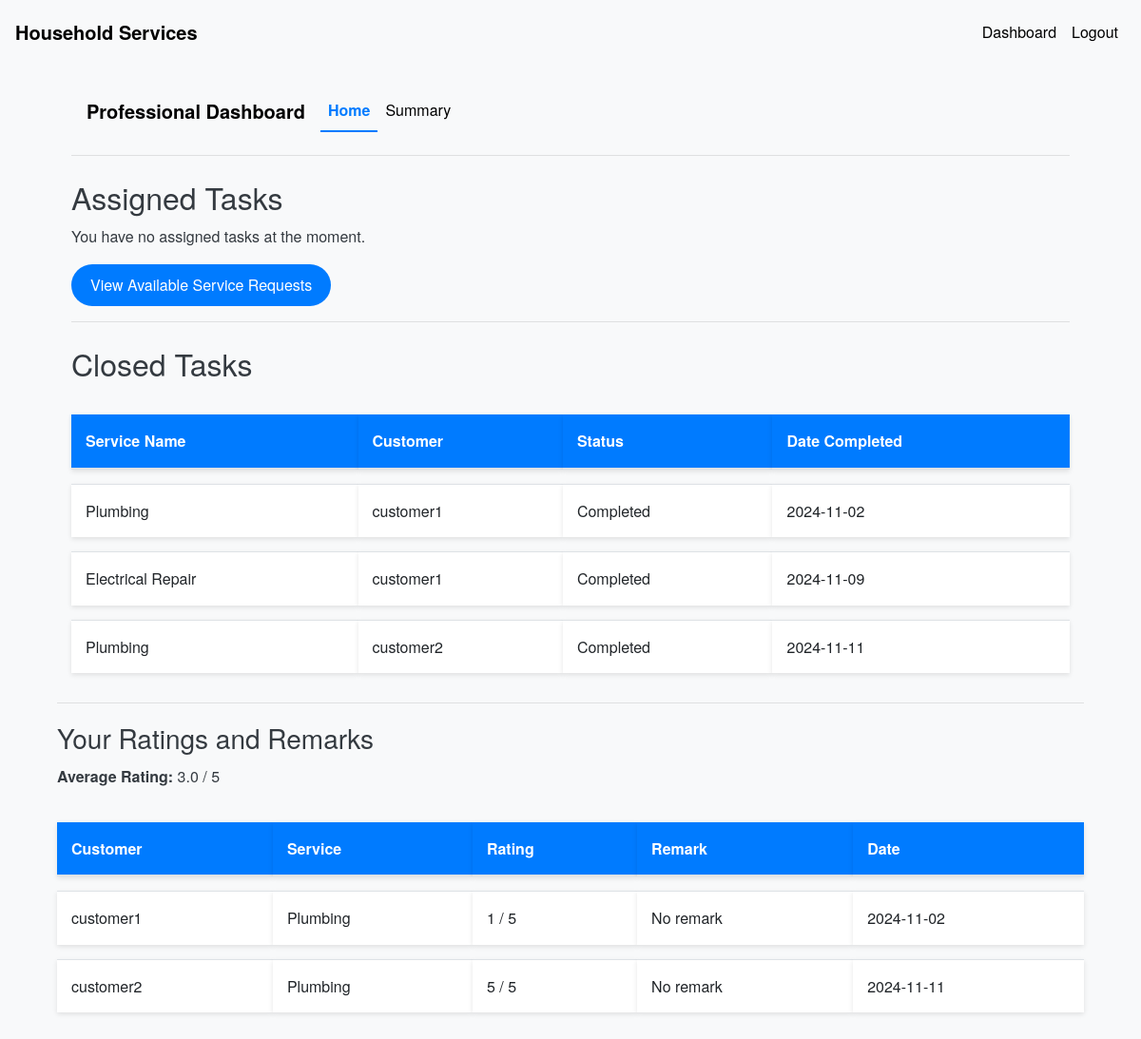
Page /professional_dashboard (signed in) on the earlier database version.
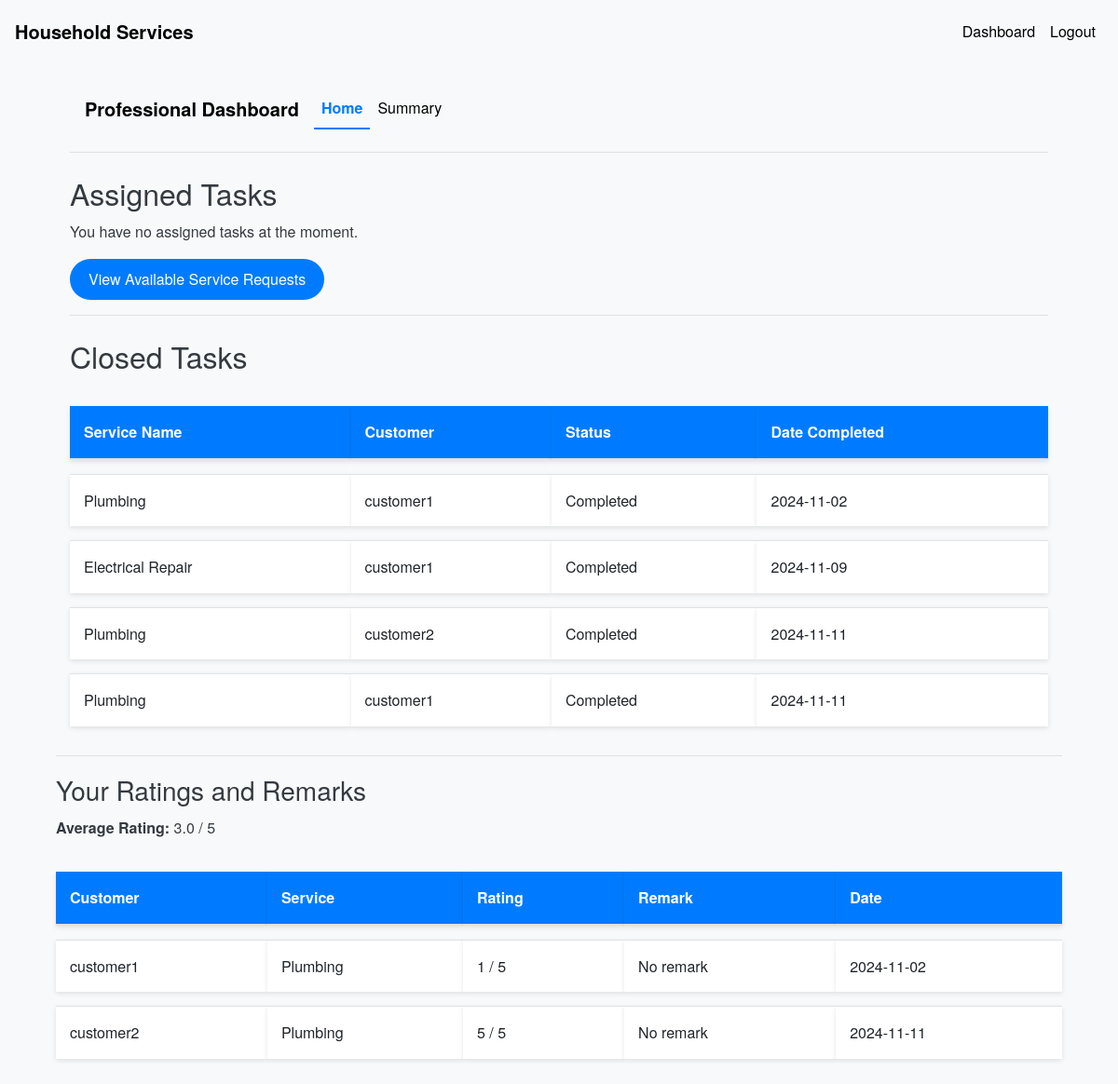
Same page on the later database version.
### models.py (models this page shows, shortened)
class ServiceRequest(db.Model):
    __tablename__ = 'service_requests'
    id = db.Column(db.Integer, primary_key=True)
    service_id = db.Column(db.Integer, db.ForeignKey('services.id'), nullable=False)
    customer_id = db.Column(db.Integer, db.ForeignKey('users.id'), nullable=False)
    professional_id = db.Column(db.Integer, db.ForeignKey('users.id'))
    service_status = db.Column(db.String(20), nullable=False, default='requested')
    service = db.relationship('Service', backref='service_requests')
    date_of_request = db.Column(db.DateTime, default=datetime.utcnow)
    date_of_completion = db.Column(db.DateTime)
    remarks = db.Column(db.Text)
    rating = db.Column(db.Integer)

class Service(db.Model):
    __tablename__ = 'services'
    id = db.Column(db.Integer, nullable =False, primary_key=True)
    name = db.Column(db.String(100), nullable=False)
    base_price = db.Column(db.Float, nullable=False)
    time_required = db.Column(db.Integer, nullable=False)  # in minutes
    description = db.Column(db.Text)

class User(UserMixin, db.Model):
    __tablename__ = 'users'
    id = db.Column(db.Integer, primary_key=True)
    username = db.Column(db.String(100), unique=True, nullable=False)
    password = db.Column(db.String(128), nullable=False)
    role = db.Column(db.String(20), nullable=False)
    is_active = db.Column(db.Boolean, default=True)
    date_created = db.Column(db.DateTime, default=datetime.utcnow)
    date_completed = db.Column(db.DateTime)
    contact_number = db.Column(db.String(15), nullable=True)
    location = db.Column(db.String(255), nullable=True)
    pin_code = db.Column(db.String(10), nullable=True)
    is_approved = db.Column(db.Boolean, default=False)
    service_type = db.Column(db.String(100))
    experience = db.Column(db.Integer)
    resume_filename = db.Column(db.String(200))
    approval_status = db.Column(db.String(50), default='pending')
    customer_service_requests = db.relationship('ServiceRequest', backref='customer', foreign_keys='ServiceRequest.customer_id', lazy='dynamic')
    professional_service_requests = db.relationship('ServiceRequest', backref='professional', foreign_keys='ServiceRequest.professional_id', lazy='dynamic')

### routes.py (the view)
@app.route('/professional_dashboard')
@login_required
def professional_dashboard():
    if current_user.role != 'professional' or current_user.approval_status != 'approved':
        flash('Access denied or account not approved.')
        return redirect(url_for('index'))
    assigned_statuses = ['accepted', 'in_progress']
    assigned_requests = ServiceRequest.query.filter(
        ServiceRequest.professional_id == current_user.id,
        ServiceRequest.service_status.in_(assigned_statuses)
    ).all()
    closed_statuses = ['completed', 'cancelled']
    closed_requests = ServiceRequest.query.filter(
        ServiceRequest.professional_id == current_user.id,
        ServiceRequest.service_status.in_(closed_statuses)
    ).all()
    rated_requests = ServiceRequest.query.filter(
        ServiceRequest.professional_id == current_user.id,
        ServiceRequest.rating.isnot(None)
    ).all()
    average_rating = db.session.query(db.func.avg(ServiceRequest.rating)).filter(
        ServiceRequest.professional_id == current_user.id,
        ServiceRequest.rating.isnot(None)
    ).scalar()
    if average_rating:
        average_rating = round(average_rating, 2)
    for request in assigned_requests:
        request.customer = User.query.get(request.customer_id)
    print(f"Assigned Requests Count: {len(assigned_requests)}")
    for req in assigned_requests:
        print(f"Assigned - ID: {req.id}, Status: {req.service_status}")
    print(f"Closed Requests Count: {len(closed_requests)}")
    for req in closed_requests:
        print(f"Closed - ID: {req.id}, Status: {req.service_status}")
    return render_template(
        'professional_dashboard.html',
        assigned_requests=assigned_requests,
        closed_requests=closed_requests,
        rated_requests=rated_requests,
        average_rating=average_rating
    )

### app.py (called while the page is built)
@login_manager.user_loader
def load_user(user_id):
    return User.query.get(int(user_id))

### templates/professional_dashboard.html (shortened to what this page needs)
{% extends 'base.html' %}
{% block content %}
<div class="container mt-4">
    <div class="container mt-4">
        <nav class="navbar navbar-expand-lg navbar-light bg-light">
            <a class="navbar-brand" href="{{ url_for('professional_dashboard') }}">Professional Dashboard</a>
            <div class="collapse navbar-collapse" id="navbarNav">
                <ul class="navbar-nav">
                    <li class="nav-item {% if request.endpoint == 'professional_dashboard' %}active{% endif %}">
                        <a class="nav-link" href="{{ url_for('professional_dashboard') }}">Home</a>
                    </li>
                    <li class="nav-item {% if request.endpoint == 'professional_summary' %}active{% endif %}">
                        <a class="nav-link" href="{{ url_for('professional_summary') }}">Summary</a>
                    </li>
                </ul>
            </div>
        </nav>
    <hr>
    <h2 class="mt-4">Assigned Tasks</h2>
    {% if assigned_requests %}
    <table class="table table-striped">
        <thead>
            <tr>
                <th>Service Name</th>
                <th>Customer</th>
                <th>Contact Number</th>
                <th>Location</th>
                <th>Pin Code</th>
                <th>Status</th>
                <th>Action</th>
            </tr>
        </thead>
        <tbody>
            {% for request in assigned_requests %}
            <tr>
                <td>{{ request.service.name }}</td>
                <td>{{ request.customer.username }}</td>
                <td>{{ request.customer.contact_number }}</td>
                <td>{{ request.customer.location }}</td>
                <td>{{ request.customer.pin_code }}</td>
                <td>{{ request.service_status.capitalize() }}</td>
                <td>
                    <form action="{{ url_for('complete_request', request_id=request.id) }}" method="POST" style="display:inline;">
                        <button type="submit" class="btn btn-sm btn-success" onclick="return confirm('Are you sure you want to mark this task as completed?');">Mark as Completed</button>
                    </form>
                </td>
            </tr>
            {% endfor %}
        </tbody>
    </table>
    {% else %}
    <p>You have no assigned tasks at the moment.</p>
    {% endif %}
    <a href="{{ url_for('view_requests') }}" class="btn btn-primary">View Available Service Requests</a>
    <hr>
    <h2 class="mt-4">Closed Tasks</h2>
    {% if closed_requests %}
    <table class="table table-striped">
        <thead>
            <tr>
                <th>Service Name</th>
                <th>Customer</th>
                <th>Status</th>
                <th>Date Completed</th>
            </tr>
        </thead>
        <tbody>
            {% for request in closed_requests %}
            <tr>
                <td>{{ request.service.name }}</td>
                <td>{{ request.customer.username }}</td>
                <td>{{ request.service_status.capitalize() }}</td>
                <td>{{ request.date_of_completion.strftime('%Y-%m-%d') if request.date_of_completion else 'N/A' }}</td>
            </tr>
            {% endfor %}
        </tbody>
    </table>
    {% else %}
    <p>You have no closed tasks at the moment.</p>
    {% endif %}
</div>
<hr>
<h3>Your Ratings and Remarks</h3>
{% if average_rating %}
<p><strong>Average Rating:</strong> {{ average_rating }} / 5</p>
{% endif %}
{% if rated_requests %}
<table class="table table-striped">
    <thead>
        <tr>
            <th>Customer</th>
            <th>Service</th>
            <th>Rating</th>
            <th>Remark</th>
            <th>Date</th>
        </tr>
    </thead>
    <tbody>
        {% for request in rated_requests %}
        <tr>
            <td>{{ request.customer.username }}</td>
            <td>{{ request.service.name }}</td>
            <td>{{ request.rating }} / 5</td>
            <td>{{ request.remarks or 'No remark' }}</td>
            <td>{{ request.date_of_completion.strftime('%Y-%m-%d') if request.date_of_completion else 'N/A' }}</td>
        </tr>
        {% endfor %}
    </tbody>
</table>
{% else %}
<p>You have not received any ratings yet.</p>
{% endif %}
{% endblock %}

### templates/base.html (shortened to what this page needs)
<!DOCTYPE html>
<html lang="en">
<head>
    <link rel="stylesheet" href="https://stackpath.bootstrapcdn.com/bootstrap/4.5.0/css/bootstrap.min.css">
    <link rel="stylesheet" href="{{ url_for('static', filename='css/styles.css') }}">
</head>
<body>
    <nav class="navbar navbar-expand-lg navbar-light bg-light">
        <a class="navbar-brand" href="{{ url_for('index') }}">Household Services</a>
        {% if current_user.is_authenticated %}
        <div class="collapse navbar-collapse" id="navbarNav">
            <ul class="navbar-nav ml-auto">
                {% if current_user.role == 'admin' %}
                <li class="nav-item">
                    <a class="nav-link" href="{{ url_for('admin_dashboard') }}">Dashboard</a>
                </li>
                {% elif current_user.role == 'professional' %}
                <li class="nav-item">
                    <a class="nav-link" href="{{ url_for('professional_dashboard') }}">Dashboard</a>
                </li>
                {% elif current_user.role == 'customer' %}
                <li class="nav-item">
                    <a class="nav-link" href="{{ url_for('customer_dashboard') }}">Dashboard</a>
                </li>
                {% endif %}
                <li class="nav-item">
                    <a class="nav-link" href="{{ url_for('logout') }}">Logout</a>
                </li>
            </ul>
        </div>
        {% endif %}
    </nav>
    <div class="container mt-4">
        {% block content %}{% endblock %}
    </div>
</body>
</html>

### static/css/styles.css (style rules this page uses)
body { padding-top: 5px; font-family: 'Helvetica Neue', Arial, sans-serif; background-color: #f8f9fa; color: #343a40; line-height: 1.6; }
.navbar { background-color: #343a40; }
.navbar-brand { font-weight: bold; color: #000000 !important; }
.nav-link { color: #000000 !important; }
.nav-item.active .nav-link { color: #007bff !important; font-weight: bold; border-bottom: 2px solid #007bff; }
.table { margin-top: 20px; border-collapse: separate; border-spacing: 0 15px; }
.table th, .table td { vertical-align: middle; background-color: #ffffff; border: none; padding: 15px; box-shadow: 0 2px 5px rgba(0, 0, 0, 0.1); }
.table th { background-color: #007bff; color: #ffffff; font-weight: bold; }
.table td { border-top: 1px solid #dee2e6; }
.btn { border-radius: 50px; padding: 10px 20px; transition: background-color 0.3s ease, color 0.3s ease; }
.btn-primary { background-color: #007bff; border: none; }
h1, h2, h3, h4, h5, h6 { font-weight: 300; margin-top: 20px; margin-bottom: 10px; }
.container { margin-top: 50px; }

Differences in the rows shown:
added ServiceRequest: service.name "Plumbing", customer.username "customer1", service_status "Completed", date_of_completion "2024-11-11", shown under "Closed Tasks"
